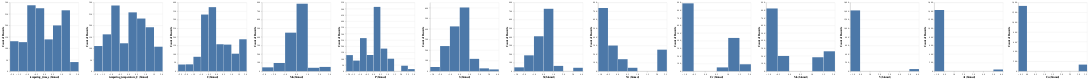

The cell this chart's notebook holds for it:
### Code cell
columns = df_scaled_X.columns
post_scale_x = alt.Chart(df_scaled_X).mark_bar().encode(
    alt.X(alt.repeat('repeat'), bin=True),
    y='count()'
).repeat(
    repeat = columns
)

save_and_display_chart_as(post_scale_x, 'X_post_scaling')

### Figure 1 — Vega-Lite specification as saved in the notebook (floating-point values rounded to 4 significant figures; data arrays with more than 128 entries replaced by an {"elided": "..."} marker saying what was removed)
{"config": {"view": {"continuousWidth": 300, "continuousHeight": 300}}, "repeat": ["tempering_time_s", "tempering_temperature_C", "C", "Mn", "P", "S", "Si", "Ni", "Cr", "Mo", "V", "Al", "Cu"], "spec": {"data": {"name": "data-e1107f135395da9a562d195c71feee20"}, "mark": {"type": "bar"}, "encoding": {"x": {"bin": true, "field": {"repeat": "repeat"}}, "y": {"aggregate": "count", "type": "quantitative"}}}, "$schema": "https://vega.github.io/schema/vega-lite/v5.20.1.json", "datasets": {"data-e1107f135395da9a562d195c71feee20": {"elided": "1466 records"}}}
